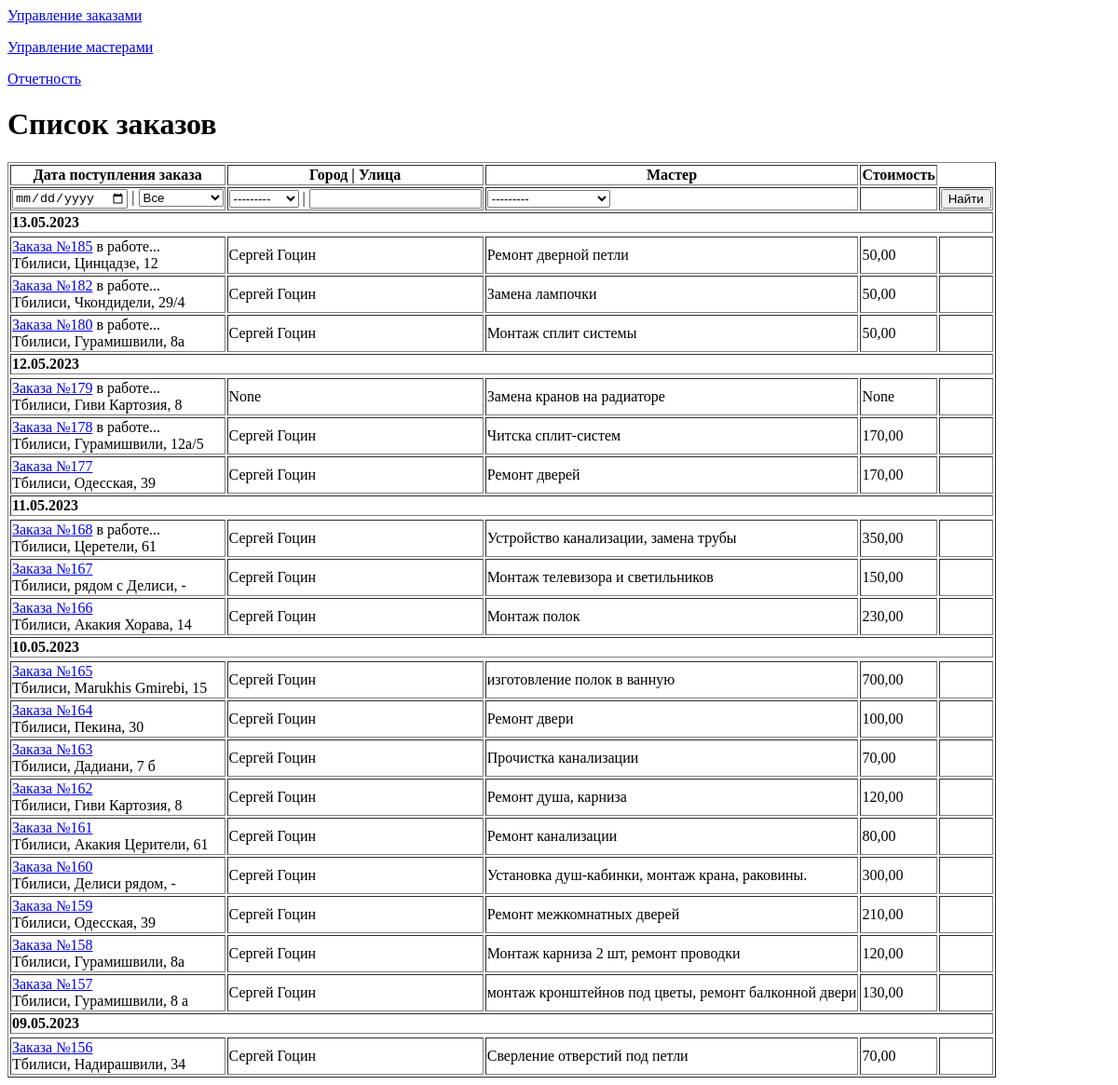
The page /list_order on the database as committed earlier.
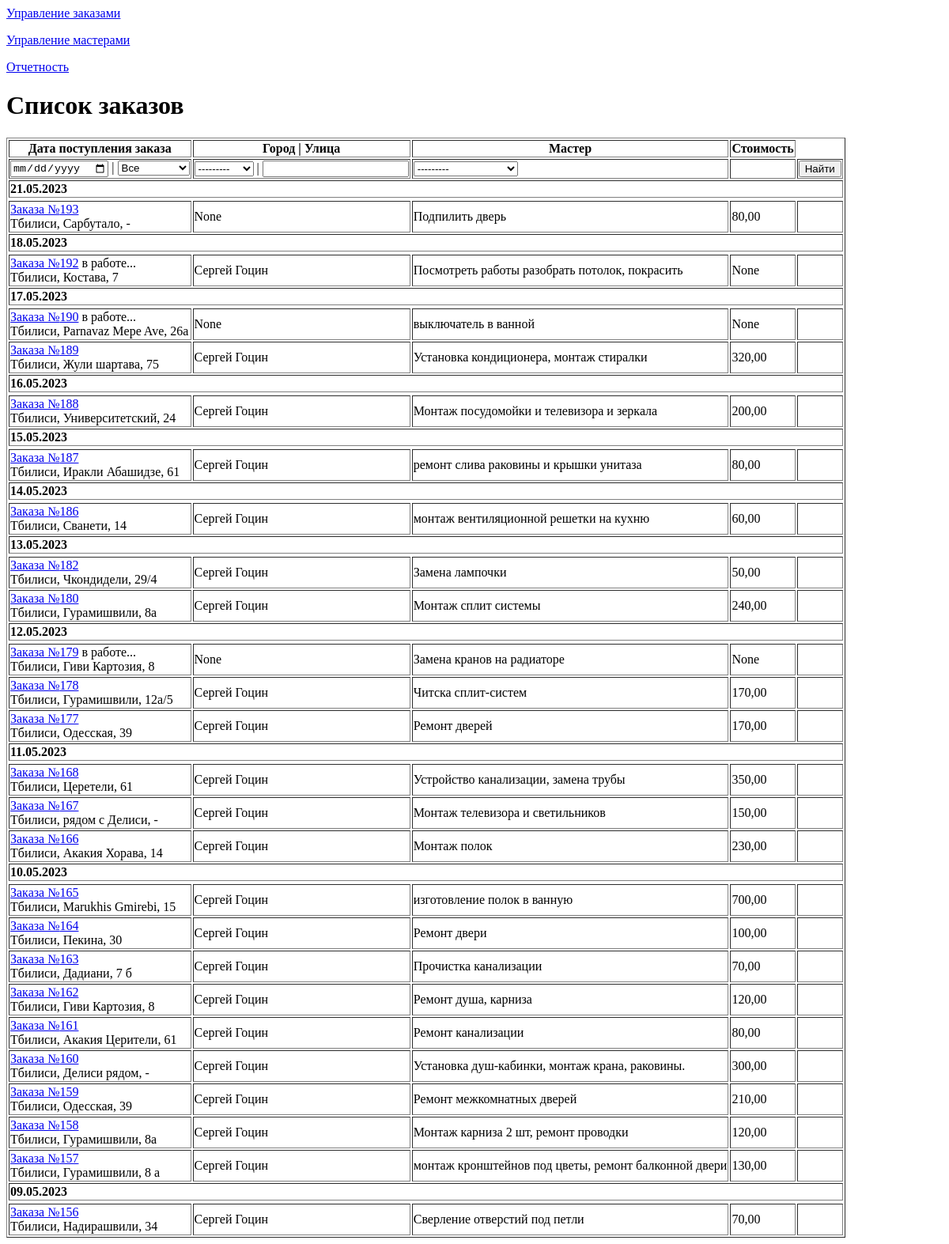
The same page on the database as committed later.
### app_site/models.py (models this page shows, shortened)
class OrderList(models.Model):
    time_in = models.DateTimeField(auto_now_add=True, verbose_name='Дата заказа')
    time_out = models.DateTimeField(null=True, blank=True, verbose_name='Дата выполнения')
    repairer_id = models.ForeignKey("RepairerList", on_delete=models.SET_NULL, null=True, blank=True,
                                    verbose_name='Мастер', default='',)
    price = models.DecimalField(decimal_places=2, max_digits=7, null=True, blank=True,
                                verbose_name='Стоимость работ')
    text_order = models.CharField(max_length=1500, verbose_name='Описание проблемы', blank=True, null=True)
    customer_name = models.CharField(max_length=50, verbose_name='Ваше имя')
    customer_phone = models.CharField(max_length=16, verbose_name='Номер телефона')
    address_city = models.CharField(max_length=2, choices=CITY_CHOICES,  default='TB', null=True, blank=True,
                                    verbose_name='Город')
    work_type = models.CharField(max_length=3, choices=WORK_CHOICES, default='', null=True, blank=True,
                                 verbose_name='Вид работ')
    address_street_app = models.CharField(max_length=150, verbose_name='Улица', null=True, blank=True)
    address_num = models.CharField(max_length=10, verbose_name='Номер дома', null=True, blank=True)
    services = models.ManyToManyField('Service', through='Invoice')

class RepairerList(models.Model):
    name = models.CharField(max_length=100, verbose_name='Имя')
    s_name = models.CharField(max_length=100, null=True, verbose_name='Фамилия')
    phone = models.CharField(validators=[phoneNumberRegex], max_length=16, unique=True, verbose_name='Телефон')
    city = models.CharField(max_length=2, choices=CITY_CHOICES,  default='TB')
    email = models.EmailField(max_length=200, null=True, blank=True, verbose_name='Электронная почта')
    foto = models.ImageField(upload_to="images/",  null=True, blank=True, verbose_name='Фотография:')
    active = models.BooleanField(default=False)
    rating_sum = models.IntegerField(default=0, blank=True, null=True)
    rating_num = models.IntegerField(default=0, blank=True, null=True)
    def __str__(self):
        return f"{self.name} {self.s_name}"

### app_site/views.py (the view)
# urls.py: path('list_order', OrderManagementSystem.as_view(), name='list_order'),
class OrderManagementSystem(ListView):
    model = OrderList
    context_object_name = 'order'
    template_name = 'order_list.html'
    ordering = ['-time_in']
    def get_queryset(self):
        queryset = super().get_queryset()
        self.filterset = OrderFilter(self.request.GET, queryset)
        return self.filterset.qs
    def get_context_data(self, **kwargs):
        context = super().get_context_data(**kwargs)
        context['filterset'] = self.filterset
        return context

### app_site/templatetags/custom_filters.py (called while the page is built)
@register.filter()
def choice_tag(value, A):
    try:
        if A=='city':
            a = dict(CITY_CHOICES)
        return f'{a[value]}'
    except KeyError:
        return f''

@register.filter()
def finish_order_tag(value):
    return f'' if value else f' в работе...'

### templates/order_list.html (shortened to what this page needs)
{% extends 'flatpages/default.html' %}
{% load custom_filters %}
{% load custom_tags %}
{% block body %}
<h1>Список заказов</h1>
<table  border="1">
    <tr>
<th>{{ filterset.form.time_in.label }}</th>
<th>{{ filterset.form.address_city.label }} | {{ filterset.form.address_street_app.label }}</th>
<th>{{ filterset.form.repairer_id.label }}</th>
<th>Стоимость</th>
</tr>
    <tr>
<form action="" method="get">
<td>{{ filterset.form.time_in }} | {{ filterset.form.time_out }}</td>
<td>{{ filterset.form.address_city }} | {{ filterset.form.address_street_app }}</td>
<td>{{ filterset.form.repairer_id }}</td>
<td></td>
<td><input type="submit" value="Найти" /></td>
</form>
</tr>
{% regroup order by time_in|date:"d.m.Y" as day %}
    {% for y in day %}
    <tr>
        <td  colspan="6">
            <b>{{ y.grouper }}</b>
        </td>
    <tr>
        {% for i in y.list %}
        <tr>
            <td>
            <a href="list_order/{{i.pk }}">Заказа №{{ i.pk}}</a>{{ i.time_out | finish_order_tag }}<br>
            {{ i.address_city | choice_tag:'city' }}, {{ i.address_street_app }}, {{ i.address_num }}</td>
            <td>{{ i.repairer_id }}</td>
            <td>{{ i.text_order|truncatewords:7 }}</td>
            <td>{{ i.price }}</td>
            <td>
            </tr>
        {% endfor %}
    {% endfor %}
</table>
{% endblock body %}

### templates/flatpages/default.html (shortened to what this page needs)
{% load static %}
<html>
<head>
</head>
<body>
<p><a href="/list_order">Управление заказами</a></p>
<p><a href="/list_repair">Управление мастерами</a></p>
<p><p><a href="/">Отчетность</a></p>
{% block body %}
{% endblock body%}
</body></html>

Rows that differ between the two databases and show on the page:
removed OrderList: pk "185", time_out|finish_order_tag "в работе...", address_city|choice_tag "Тбилиси", address_street_app "Цинцадзе", address_num "12", repairer_id "Сергей Гоцин", text_order "Ремонт дверной петли", price "50,00", shown under "13.05.2023"
added OrderList: pk "193", address_city|choice_tag "Тбилиси", address_street_app "Сарбутало", address_num "-", repairer_id "None", text_order "Подпилить дверь", price "80,00", shown under "21.05.2023"
added OrderList: pk "192", time_out|finish_order_tag "в работе...", address_city|choice_tag "Тбилиси", address_street_app "Костава", address_num "7", repairer_id "Сергей Гоцин", text_order "Посмотреть работы разобрать потолок, покрасить", price "None", shown under "18.05.2023"
added OrderList: pk "190", time_out|finish_order_tag "в работе...", address_city|choice_tag "Тбилиси", address_street_app "Parnavaz Mepe Ave", address_num "26a", repairer_id "None", text_order "выключатель в ванной", price "None", shown under "17.05.2023"
added OrderList: pk "189", address_city|choice_tag "Тбилиси", address_street_app "Жули шартава", address_num "75", repairer_id "Сергей Гоцин", text_order "Установка кондиционера, монтаж стиралки", price "320,00", shown under "17.05.2023"
added OrderList: pk "188", address_city|choice_tag "Тбилиси", address_street_app "Университетский", address_num "24", repairer_id "Сергей Гоцин", text_order "Монтаж посудомойки и телевизора и зеркала", price "200,00", shown under "16.05.2023"
added OrderList: pk "187", address_city|choice_tag "Тбилиси", address_street_app "Иракли Абашидзе", address_num "61", repairer_id "Сергей Гоцин", text_order "ремонт слива раковины и крышки унитаза", price "80,00", shown under "15.05.2023"
added OrderList: pk "186", address_city|choice_tag "Тбилиси", address_street_app "Сванети", address_num "14", repairer_id "Сергей Гоцин", text_order "монтаж вентиляционной решетки на кухню", price "60,00", shown under "14.05.2023"
changed OrderList "Монтаж сплит системы": price "50,00" → "240,00"
Other text that changed with them:
new list line: "21.05.2023"
new list line: "18.05.2023"
new list line: "17.05.2023"
new list line: "16.05.2023"
new list line: "15.05.2023"
new list line: "14.05.2023"
list line gone: "в работе..."
